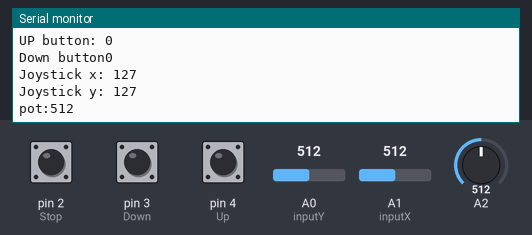
Bench run of a sketch on a simulated Arduino Uno, built with avr-gcc and run on an emulated ATmega328P. On the bench: the last lines printed to the serial monitor. The test bench sets the inputs (shaded band); at power-on: A1 (inputX) = 512, A0 (inputY) = 512, A2 = 512, pin 2 (Stop) LOW, pin 3 (Down) LOW, pin 4 (Up) LOW. No radio packets arrive unless stated.

Above: at 1.2 s.
1.3 s: A1 (inputX) set to 414
At 2.2 s:
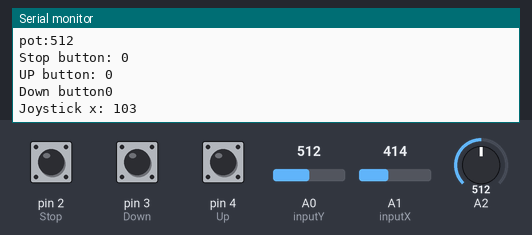
4.3 s: A1 (inputX) set to 386
At 5.1 s:
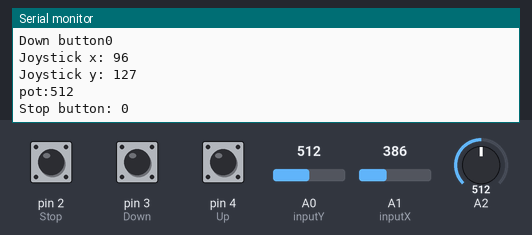
5.8 s: A0 (inputY) set to 411
At 6.5 s:
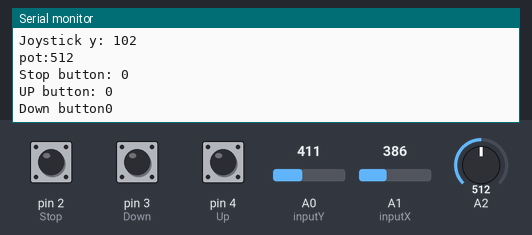
8.8 s: A0 (inputY) set to 385
At 9.5 s:
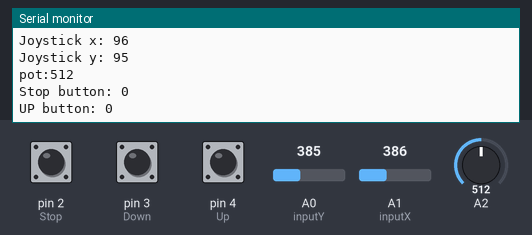
10.3 s: A2 set to 108
At 10.9 s:
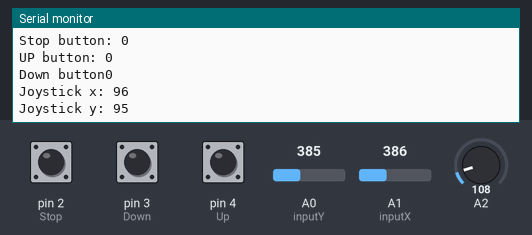
13.3 s: A2 set to 88
At 14.3 s:
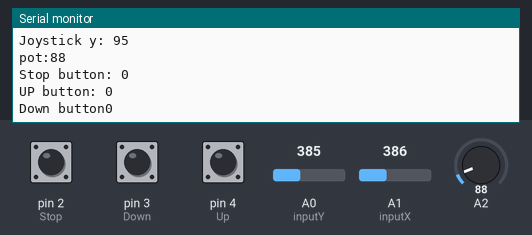
Timing chart, 0 to 16.3 s (numbered marks = the images above; inputs shaded):
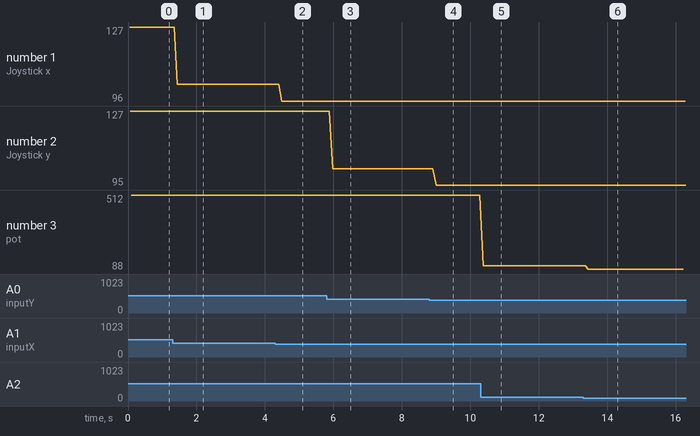

Measured:
- the behaviour switches between 402 and 401 on A1 (inputX) (found by bisection; images 1 and 2)
- the behaviour switches between 402 and 401 on A0 (inputY) (found by bisection; images 3 and 4)
- the behaviour switches between 100 and 99 on A2 (found by bisection; images 5 and 6)
- after the input at 1.3 s, the serial monitor: prints a new line after 0.14 s (image 1)
- after the input at 4.3 s, the serial monitor: prints a new line after 0.20 s (image 2)
- after the input at 5.8 s, the serial monitor: prints a new line after 0.18 s (image 3)
- after the input at 8.8 s, the serial monitor: prints a new line after 0.20 s (image 4)
- after the input at 10.3 s, the serial monitor: prints a new line after 0.07 s (image 5)
- after the input at 13.3 s, the serial monitor: prints a new line after 0.15 s (image 6)

The sketch:

controllerInputTest.ino
```cpp
#include <SPI.h>  //library for spi
#include <nRF24L01.h> //library for
#include <RF24.h>//library for

// joystick
const int inputX = 1; // Left / Right
const int inputY = 0; //Forwards / Back

// buttons
const int Up = 4; //
const int Down = 3;
const int Stop = 2;

// using struct to get all the data into one pacage
struct DataPackage{
byte XPos;
byte YPos;
bool ValUp;
bool ValDown;
bool StopProp;
};

struct DataPackage Data;// Data is a variable that represents DataPackage

// radio pins and address
RF24 radio(7, 8); // CE, CSN
const byte address[6] = "00001";//

void setup() {
  Serial.begin(9600);
  pinMode(Up, INPUT);
  pinMode(Down, INPUT);
  pinMode(Stop, INPUT);

  radio.begin();
  radio.openWritingPipe(address);
  radio.setPALevel(RF24_PA_MIN);
  radio.stopListening();
}

void loop() {
//reset


  // joystick x and y (forward, back, left and right) normal is 500 max and min 0 to around 1000
  Data.XPos = map(analogRead(inputX),0,1023,0,255); // bring the range from 0,1023 to 0,255
  Data.YPos = map(analogRead(inputY),0,1023,0,255);  // bring the range from 0,1023 to 0,255

  // throttle for going up and down
  Data.ValUp = digitalRead(Up);
  Data.ValDown = digitalRead(Down);

  // to stop the fans of the drone
  Data.StopProp = digitalRead(Stop);


  // test to see if controller works
  Serial.print("Stop button: ");
  Serial.println(Data.StopProp);

Serial.print("UP button: ");
  Serial.println(Data.ValUp);

  Serial.print("Down button");
  Serial.println(Data.ValDown);
Serial.println();
  Serial.print("Joystick x: ");
  Serial.println(Data.XPos);

  Serial.print("Joystick y: ");
  Serial.println(Data.YPos);

  Serial.print("pot:");
  Serial.println(analogRead(2));

  radio.write(&Data, sizeof(DataPackage));

}
```
